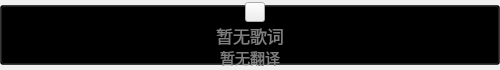
<?xml version="1.0" encoding="UTF-8"?>
<ui version="4.0">
 <class>DesktopLyricWindow</class>
 <widget class="QMainWindow" name="DesktopLyricWindow">
  <property name="geometry">
   <rect>
    <x>0</x>
    <y>0</y>
    <width>500</width>
    <height>70</height>
   </rect>
  </property>
  <property name="focusPolicy">
   <enum>Qt::ClickFocus</enum>
  </property>
  <property name="windowTitle">
   <string>MainWindow</string>
  </property>
  <widget class="QWidget" name="centralwidget">
   <property name="focusPolicy">
    <enum>Qt::ClickFocus</enum>
   </property>
   <property name="styleSheet">
    <string notr="true">#centralwidget{
    border:0px solid rgba(0,0,0,50);
    background-color:rgba(255,255,255,2);
}</string>
   </property>
   <widget class="QLabel" name="label_lyric_translate">
    <property name="geometry">
     <rect>
      <x>0</x>
      <y>45</y>
      <width>500</width>
      <height>25</height>
     </rect>
    </property>
    <property name="font">
     <font>
      <pointsize>11</pointsize>
      <weight>50</weight>
      <bold>false</bold>
     </font>
    </property>
    <property name="styleSheet">
     <string notr="true">color: rgb(127, 127, 127);</string>
    </property>
    <property name="text">
     <string>暂无翻译</string>
    </property>
    <property name="alignment">
     <set>Qt::AlignCenter</set>
    </property>
    <property name="textInteractionFlags">
     <set>Qt::NoTextInteraction</set>
    </property>
   </widget>
   <widget class="QPushButton" name="pushButton_lyric_html">
    <property name="geometry">
     <rect>
      <x>0</x>
      <y>5</y>
      <width>500</width>
      <height>60</height>
     </rect>
    </property>
    <property name="styleSheet">
     <string notr="true">border-color:rgba(0,0,0,0);
background-color:rgba(0,0,0,0);</string>
    </property>
    <property name="text">
     <string/>
    </property>
   </widget>
   <widget class="QPushButton" name="pushButton_lyric">
    <property name="geometry">
     <rect>
      <x>0</x>
      <y>5</y>
      <width>500</width>
      <height>60</height>
     </rect>
    </property>
    <property name="font">
     <font>
      <pointsize>13</pointsize>
      <weight>50</weight>
      <bold>false</bold>
     </font>
    </property>
    <property name="styleSheet">
     <string notr="true">border-color:rgba(0,0,0,0);
background-color:rgba(0,0,0,0);
color: rgb(127, 127, 127);</string>
    </property>
    <property name="text">
     <string>暂无歌词</string>
    </property>
   </widget>
   <widget class="QLabel" name="label_layer">
    <property name="geometry">
     <rect>
      <x>0</x>
      <y>0</y>
      <width>500</width>
      <height>70</height>
     </rect>
    </property>
    <property name="text">
     <string/>
    </property>
   </widget>
   <widget class="QPushButton" name="pushButton_lock">
    <property name="geometry">
     <rect>
      <x>245</x>
      <y>2</y>
      <width>20</width>
      <height>20</height>
     </rect>
    </property>
    <property name="styleSheet">
     <string notr="true"/>
    </property>
    <property name="text">
     <string/>
    </property>
   </widget>
   <zorder>pushButton_lyric_html</zorder>
   <zorder>pushButton_lyric</zorder>
   <zorder>label_lyric_translate</zorder>
   <zorder>label_layer</zorder>
   <zorder>pushButton_lock</zorder>
  </widget>
 </widget>
 <resources/>
 <connections/>
</ui>
